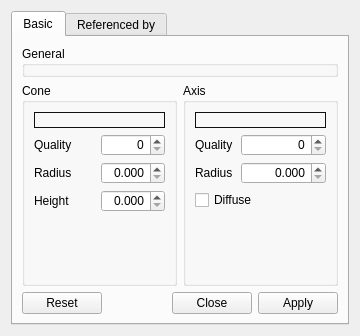
<?xml version="1.0" encoding="UTF-8"?>
<ui version="4.0">
 <class>VectorSetupDesigner</class>
 <widget class="QWidget" name="VectorSetupDesigner">
  <property name="geometry">
   <rect>
    <x>0</x>
    <y>0</y>
    <width>360</width>
    <height>336</height>
   </rect>
  </property>
  <property name="windowTitle">
   <string>Vector Setup Designer</string>
  </property>
  <layout class="QVBoxLayout" name="_3">
   <item>
    <widget class="QTabWidget" name="tabWidget">
     <property name="currentIndex">
      <number>0</number>
     </property>
     <widget class="QWidget" name="basicTab">
      <attribute name="title">
       <string>Basic</string>
      </attribute>
      <layout class="QVBoxLayout" name="verticalLayout">
       <item>
        <widget class="QGroupBox" name="generalGB">
         <property name="sizePolicy">
          <sizepolicy hsizetype="Preferred" vsizetype="Fixed">
           <horstretch>0</horstretch>
           <verstretch>0</verstretch>
          </sizepolicy>
         </property>
         <property name="styleSheet">
          <string notr="true">QPushButton {
	border: 1px solid #101010;
}</string>
         </property>
         <property name="title">
          <string>General</string>
         </property>
        </widget>
       </item>
       <item>
        <layout class="QHBoxLayout" name="horizontalLayout">
         <item>
          <widget class="QGroupBox" name="groupBox_4">
           <property name="styleSheet">
            <string notr="true">QPushButton {
	border: 1px solid #101010;
	border-radius: 0px;
}</string>
           </property>
           <property name="title">
            <string>Cone</string>
           </property>
           <layout class="QGridLayout" name="gridLayout">
            <item row="0" column="0" colspan="2">
             <widget class="QColorPushButton" name="coneColorTB">
              <property name="text">
               <string/>
              </property>
             </widget>
            </item>
            <item row="1" column="0">
             <widget class="QLabel" name="label">
              <property name="text">
               <string>Quality</string>
              </property>
             </widget>
            </item>
            <item row="1" column="1">
             <widget class="QSpinBox" name="coneQualitySB">
              <property name="alignment">
               <set>Qt::AlignRight|Qt::AlignTrailing|Qt::AlignVCenter</set>
              </property>
             </widget>
            </item>
            <item row="2" column="0">
             <widget class="QLabel" name="label_2">
              <property name="text">
               <string>Radius</string>
              </property>
             </widget>
            </item>
            <item row="2" column="1">
             <widget class="QQuantitySpinBox" name="coneRadiusSB">
              <property name="alignment">
               <set>Qt::AlignRight|Qt::AlignTrailing|Qt::AlignVCenter</set>
              </property>
              <property name="decimals">
               <number>3</number>
              </property>
              <property name="singleStep">
               <double>0.050000000000000</double>
              </property>
             </widget>
            </item>
            <item row="3" column="0">
             <widget class="QLabel" name="label_3">
              <property name="text">
               <string>Height</string>
              </property>
             </widget>
            </item>
            <item row="3" column="1">
             <widget class="QQuantitySpinBox" name="coneHeightSB">
              <property name="alignment">
               <set>Qt::AlignRight|Qt::AlignTrailing|Qt::AlignVCenter</set>
              </property>
              <property name="decimals">
               <number>3</number>
              </property>
              <property name="singleStep">
               <double>0.050000000000000</double>
              </property>
             </widget>
            </item>
            <item row="4" column="0" colspan="2">
             <spacer name="verticalSpacer_2">
              <property name="orientation">
               <enum>Qt::Vertical</enum>
              </property>
              <property name="sizeHint" stdset="0">
               <size>
                <width>20</width>
                <height>40</height>
               </size>
              </property>
             </spacer>
            </item>
           </layout>
          </widget>
         </item>
         <item>
          <widget class="QGroupBox" name="groupBox_3">
           <property name="styleSheet">
            <string notr="true">QPushButton {
	border: 1px solid #101010;
	border-radius: 0px;
}</string>
           </property>
           <property name="title">
            <string>Axis</string>
           </property>
           <layout class="QGridLayout">
            <item row="0" column="0" rowspan="2" colspan="3">
             <widget class="QColorPushButton" name="axisColorTB">
              <property name="styleSheet">
               <string notr="true"/>
              </property>
              <property name="text">
               <string/>
              </property>
             </widget>
            </item>
            <item row="4" column="0">
             <widget class="QLabel" name="label_5">
              <property name="text">
               <string>Radius</string>
              </property>
             </widget>
            </item>
            <item row="4" column="1" colspan="2">
             <widget class="QQuantitySpinBox" name="axisRadiusSB">
              <property name="alignment">
               <set>Qt::AlignRight|Qt::AlignTrailing|Qt::AlignVCenter</set>
              </property>
              <property name="decimals">
               <number>3</number>
              </property>
              <property name="singleStep">
               <double>0.050000000000000</double>
              </property>
             </widget>
            </item>
            <item row="3" column="1" colspan="2">
             <widget class="QSpinBox" name="axisQualitySB">
              <property name="layoutDirection">
               <enum>Qt::LeftToRight</enum>
              </property>
              <property name="alignment">
               <set>Qt::AlignRight|Qt::AlignTrailing|Qt::AlignVCenter</set>
              </property>
             </widget>
            </item>
            <item row="3" column="0">
             <widget class="QLabel" name="label_4">
              <property name="text">
               <string>Quality</string>
              </property>
             </widget>
            </item>
            <item row="6" column="0" colspan="3">
             <spacer name="verticalSpacer">
              <property name="orientation">
               <enum>Qt::Vertical</enum>
              </property>
              <property name="sizeHint" stdset="0">
               <size>
                <width>20</width>
                <height>40</height>
               </size>
              </property>
             </spacer>
            </item>
            <item row="5" column="0" colspan="3">
             <widget class="QCheckBox" name="axisDiffuseCB">
              <property name="text">
               <string>Diffuse</string>
              </property>
             </widget>
            </item>
           </layout>
          </widget>
         </item>
        </layout>
       </item>
       <item>
        <widget class="QDialogButtonBox" name="buttonBox">
         <property name="standardButtons">
          <set>QDialogButtonBox::Apply|QDialogButtonBox::Close|QDialogButtonBox::Reset</set>
         </property>
        </widget>
       </item>
      </layout>
     </widget>
     <widget class="QWidget" name="refByTab">
      <attribute name="title">
       <string>Referenced by</string>
      </attribute>
     </widget>
    </widget>
   </item>
  </layout>
 </widget>
 <customwidgets>
  <customwidget>
   <class>QColorPushButton</class>
   <extends>QPushButton</extends>
   <header location="global">ColorPushButton.hpp</header>
  </customwidget>
  <customwidget>
   <class>QQuantitySpinBox</class>
   <extends>QDoubleSpinBox</extends>
   <header location="global">QuantitySpinBox.hpp</header>
  </customwidget>
 </customwidgets>
 <resources/>
 <connections/>
</ui>
